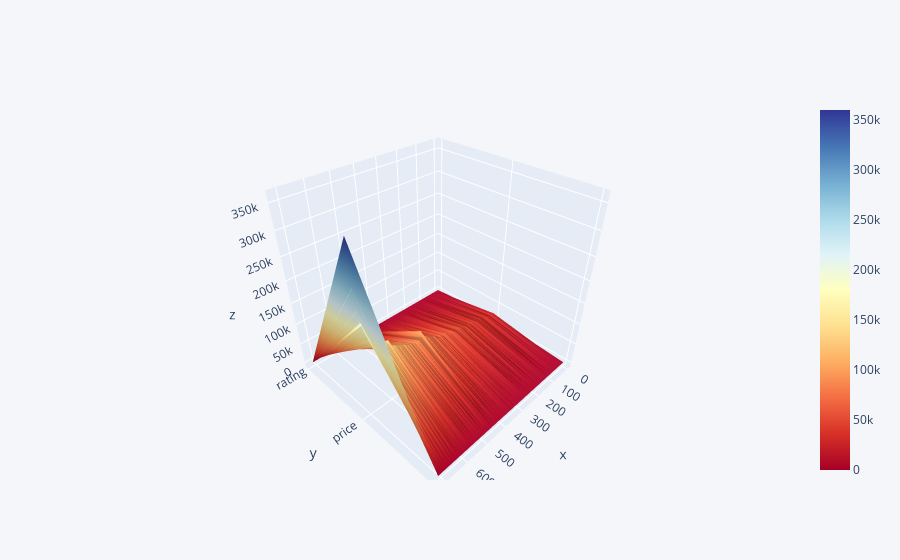

Notebook code cell kept with this figure:
### Code cell
df_new = dns_laptop_df[['rating','price','votes']]
df_new.iplot(kind='surface', colorscale='rdylbu')

### Figure 1 — Plotly figure (JSON) as saved in the notebook; plotly's stock layout.template omitted (floating-point values rounded to 4 significant figures; data arrays with more than 128 entries replaced by an {"elided": "..."} marker saying what was removed)
{"data": [{"colorscale": [[0, "rgb(165,0,38)"], [0.1, "rgb(215,48,39)"], [0.2, "rgb(244,109,67)"], [0.3, "rgb(253,174,97)"], [0.4, "rgb(254,224,144)"], [0.5, "rgb(255,255,191)"], [0.6, "rgb(224,243,248)"], [0.7, "rgb(171,217,233)"], [0.8, "rgb(116,173,209)"], [0.9, "rgb(69,117,180)"], [1, "rgb(49,54,149)"]], "type": "surface", "x": {"elided": "714 int values"}, "y": ["rating", "price", "votes"], "z": {"elided": "3x714 float values"}}], "layout": {"autosize": true, "legend": {"bgcolor": "#F5F6F9", "font": {"color": "#4D5663"}}, "paper_bgcolor": "#F5F6F9", "plot_bgcolor": "#F5F6F9", "scene": {"aspectmode": "auto", "aspectratio": {"x": 1, "y": 1, "z": 1}}, "title": {"font": {"color": "#4D5663"}}, "xaxis": {"gridcolor": "#E1E5ED", "showgrid": true, "tickfont": {"color": "#4D5663"}, "title": {"font": {"color": "#4D5663"}, "text": ""}, "zerolinecolor": "#E1E5ED"}, "yaxis": {"gridcolor": "#E1E5ED", "showgrid": true, "tickfont": {"color": "#4D5663"}, "title": {"font": {"color": "#4D5663"}, "text": ""}, "zerolinecolor": "#E1E5ED"}}}
